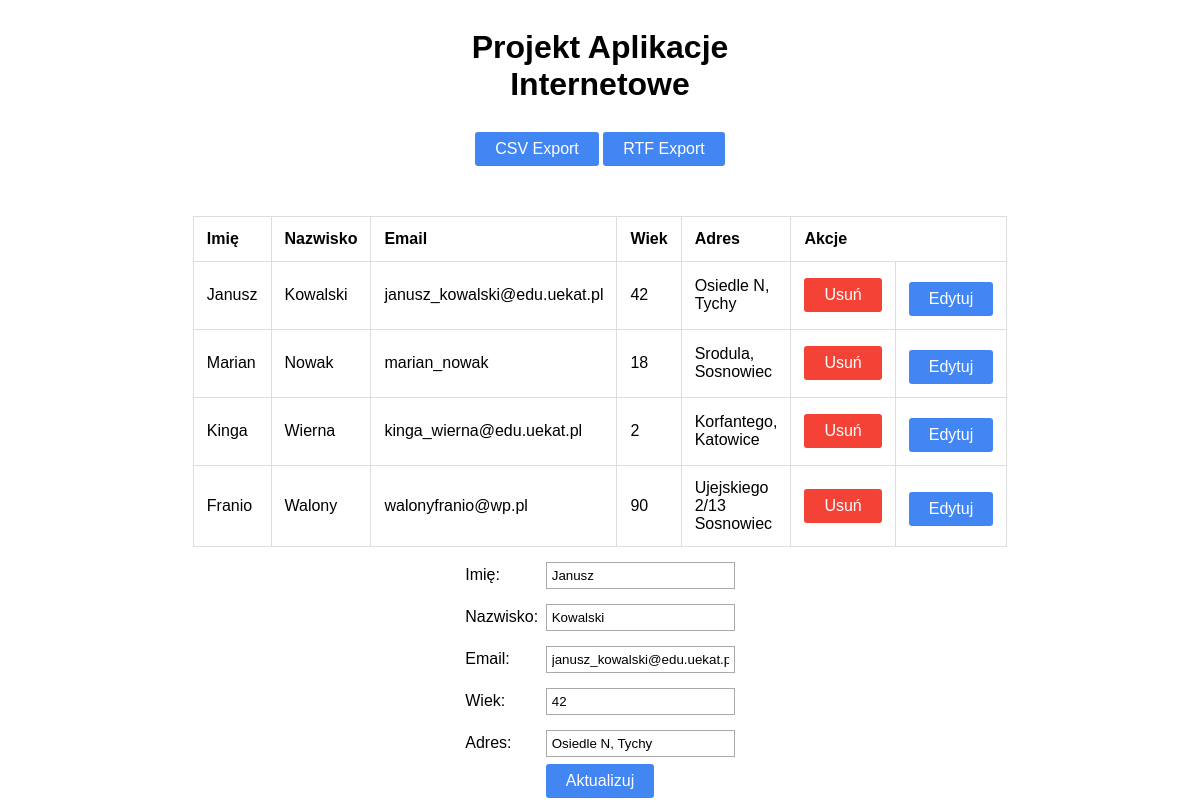
The app's page /index.php?edytuj=1 with its own data.
### tables this page shows
CREATE TABLE `studenci` (
  `ID` int(11) NOT NULL,
  `Imie` varchar(30) NOT NULL,
  `Nazwisko` varchar(30) NOT NULL,
  `Email` varchar(50) NOT NULL,
  `Wiek` int(5) NOT NULL,
  `Adres` varchar(200) NOT NULL
);

### process.php (called while the page is built, shortened)
<?php require_once 'config.php';?>
<?php
if (isset($_GET['edytuj'])){
    $id = $_GET['edytuj'];
    $edytuj = true;
    $result = $mysqli->query("SELECT * FROM Studenci WHERE ID=$id") or die($mysqli->error());
    if (mysqli_num_rows($result)){
        $row = $result->fetch_array();
        $imie = $row['Imie'];
        $nazwisko = $row['Nazwisko'];
        $email = $row['Email'];
        $wiek = $row['Wiek'];
        $adres = $row['Adres'];
    }
}

### index.php (the view, shortened to what this page needs)
<!DOCTYPE html>
<html>
    <head>
        <link rel="stylesheet" type="text/css" href="css/styl.css">
    </head>
    <body>
        <?php require_once 'config.php';?>
        <?php require_once 'process.php';?>
        <div class="container">
            <h1 align="center">Projekt Aplikacje Internetowe</h1>
            <br/><br/>
            <form action="process.php" method="post">
                <button type="submit" class="btn btn-primary button-update" name="exportcsv">CSV Export</button>
                <button type="submit" class="btn btn-primary button-update" name="exportrtf">RTF Export</button>
            </form>
        <?php
            $result = $mysqli->query("SELECT * FROM Studenci") or die($mysqli->error);
            ?>
            <div class="row justify-content-center">
                <table class="table">
                    <thead>
                        <tr>
                            <th>Imię</th>
                            <th>Nazwisko</th>
                            <th>Email</th>
                            <th>Wiek</th>
                            <th>Adres</th>
                            <th colspan="2">Akcje</th>
                        </tr>
                    </thead>
            <?php
                 while ($row = mysqli_fetch_array($result))
                 {
                     echo "<tr>";
                     echo "<td>".$row['Imie']."</td>";
                     echo "<td>".$row['Nazwisko']."</td>";
                     echo "<td>".$row['Email']."</td>";
                     echo "<td>".$row['Wiek']."</td>";
                     echo "<td>".$row['Adres']."</td>";
                     echo "<td style='text-align: center;''><a href=process.php?usun=".$row['ID']."><button class='button-delete'>Usuń</button></a></td>";
                     echo "<td style='text-align: center;''><a href=index.php?edytuj=".$row['ID']."><button class='button-update'>Edytuj</button></a></td>";
                     echo "</tr>";
                 }
            ?>
                </table>
            </div>
        <div class="row justify-content-center">
        <form action="process.php" method="POST">
            <label>Imię:</label>
            <input type="text" name="imie" class="form-control" value="<?php echo $imie; ?>" placeholder="Wprowadź imię">
            </div>
            <div class="form-group">
            <label>Nazwisko:</label>
            <input type="text" name="nazwisko" class="form-control" value="<?php echo $nazwisko; ?>" placeholder="Wprowadź nazwisko">
            </div>
            <div class="form-group">
            <label>Email:</label>
            <input type="text" name="email" class="form-control" value="<?php echo $email; ?>" placeholder="Wprowadź email">
            </div>
            <div class="form-group">
            <label>Wiek:</label>
            <input type="text" name="wiek" class="form-control" value="<?php echo $wiek; ?>" placeholder="Wprowadź wiek">
            </div>
            <div class="form-group">
            <label>Adres:</label>
            <input type="text" name="adres" class="form-control" value="<?php echo $adres; ?>" placeholder="Wprowadź adres">
            </div>
            <div class="form-group">
            <?php
            if ($edytuj == true):
            ?>
                <button type="submit" class="btn btn-primary button-update" name="aktualizuj">Aktualizuj</button>
            <?php else: ?>
                <button type="submit" class="btn btn-primary button-save" name="zapisz">Zapisz</button>
            <?php endif; ?>
            </div>
        </div>
    </body>
</html>

### css/styl.css (style rules this page uses)
* { font-family: Arial, Helvetica, sans-serif; }
.container { display: flex; justify-content: center; flex-wrap: wrap; width: 300px; margin: 0 auto; }
table, td, th { margin-top:50px; border: 1px solid #ddd; }
td, th { padding: 13px; }
table { border-collapse: collapse; text-align: left; }
button { padding: 8px 20px; cursor: pointer; border: none; border-radius: 3px; color: white; font-size: 16px; transition: 0.15s; }
label { width: 76px; display: inline-block; }
input[type=text] { border: 1px solid #a8aaad; padding: 5px; margin-top: 15px; }
.button-delete { background-color: #f44336; }
.button-update { background-color: #4286f4; margin-top: 7px; }

### records on screen
studenci: Imie "Janusz", Nazwisko "Kowalski", Email "janusz_kowalski@edu.uekat.pl", Wiek "42", Adres "Osiedle N, Tychy", imie "Janusz", nazwisko "Kowalski", email "janusz_kowalski@edu.uekat.pl", wiek "42", adres "Osiedle N, Tychy"
studenci: Imie "Marian", Nazwisko "Nowak", Email "marian_nowak", Wiek "18", Adres "Srodula, Sosnowiec"
studenci: Imie "Kinga", Nazwisko "Wierna", Email "kinga_wierna@edu.uekat.pl", Wiek "2", Adres "Korfantego, Katowice"
studenci: Imie "Franio", Nazwisko "Walony", Email "walonyfranio@wp.pl", Wiek "90", Adres "Ujejskiego 2/13 Sosnowiec"
